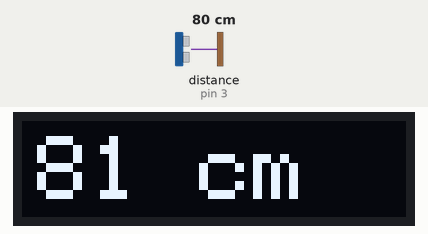
Bench run of a sketch on a simulated Arduino Uno, built with avr-gcc and run on an emulated ATmega328P. Parts: 128×32 one-colour display. The test bench sets the inputs (shaded band); at power-on: distance to the obstacle (sensor on pin 3) 80 cm. The echo pulse lasts 58.3 µs per cm; what the sketch prints to the serial monitor is not drawn.

Above: at 2.8 s.
2.9 s: distance to the obstacle (sensor on pin 3) set to 2 cm
At 3.6 s:
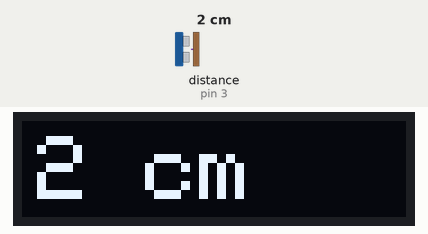
4.5 s: distance to the obstacle (sensor on pin 3) set to 4 cm
At 6.3 s:
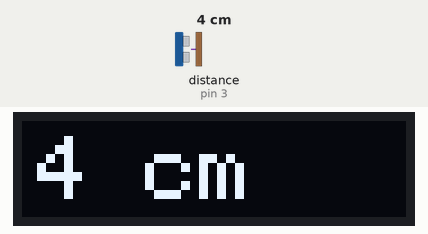
6.6 s: distance to the obstacle (sensor on pin 3) set to 9 cm
At 7.6 s:
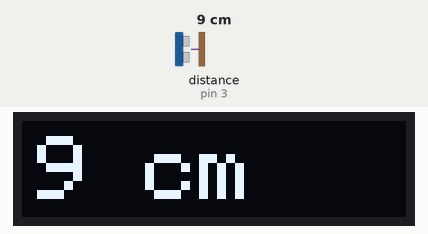
Timing chart, 0 to 9.6 s (numbered marks = the images above; inputs shaded):
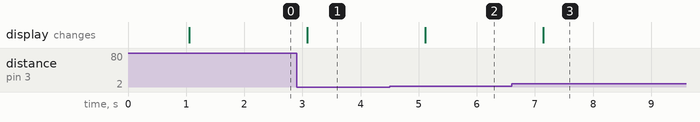

Measured:
- after the input at 2.9 s, the display: changes after 0.18 s (image 1)
- after the input at 4.5 s, the display: changes after 0.61 s (image 2)
- after the input at 6.6 s, the display: changes after 0.54 s (image 3)

The sketch:

Hydrologendag_hc-sr04_OLED.ino
```cpp
// Hydrologendag_hc-sr04_OLED

#include <SPI.h>
#include <Wire.h>
#include <NewPing.h> //https://bitbucket.org/teckel12/arduino-new-ping/downloads/
#include <Adafruit_GFX.h>
#include <Adafruit_SSD1306.h>

#define TRIGGER_PIN 6
#define ECHO_PIN 3
#define MAX_DISTANCE 300

int uS = 0;
int OLED_RESET = 4;
Adafruit_SSD1306 display(OLED_RESET);

NewPing sonar(TRIGGER_PIN, ECHO_PIN, MAX_DISTANCE); // NewPing setup of pins and maximum distance.

void setup() {
  display.begin(SSD1306_SWITCHCAPVCC, 0x3C); // initialize with the I2C addr 0x3C (for the 128x32)
  display.setTextSize(3); // Set the text size
  display.setTextColor(WHITE); // Set the text color

  Serial.begin(9600);
}

void loop() {
   delay(1000);
   int uS = sonar.ping_cm();
   display.clearDisplay(); // Clear the display
   display.setCursor(5,5); // Set the cursor at the beginning of the display
   display.print(uS); // Print afstand
   display.println(" cm"); // Append the unit
   display.display(); // Display the distance and unit on the display
   Serial.print(uS); // Print afstand
   Serial.println(" cm"); // Append the unit
   }
```
